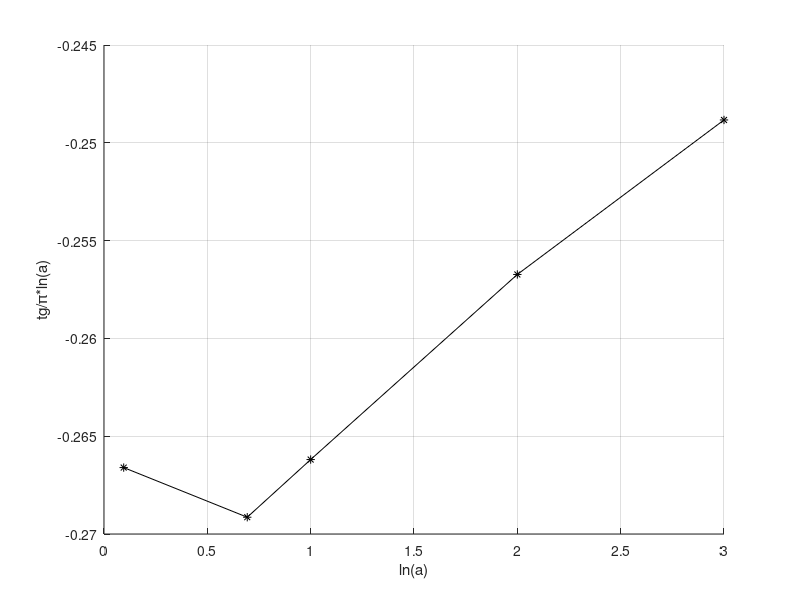

This chart was generated by the following MATLAB code:
%% n = 2
clc
clear all
close all

format long
%% a = 1.1

d = [1.000081901337695318254449389426902865926457315966388210232906449765574779
0.500074016866765728341760806047511590627879262090562771713696809462283721
0.333267543809231201506100372354574127166963028526961004542830492010914361
0.249637152836473211853751170495478033102726553399833738362971048257362937
0.199158345717874323102798183694894797385927501448481149409004114982087036
0.165147845066810082814120221016098953475727213181657425069174658300451483
0.140455791007999040474911646296088748049403778877560695981096991107054086
0.121513900213023621609764037194644468412205393107627449686643681217261543
0.106351119984832985190553391214631193151907713975307977155237943821823287
0.093799094233986743925123381793781083754977480073751151835470757822903915
0.083129950192984440513449082042034623449663030416524255233963711744104672
0.073874006384127454522882213735515792794383212437544281918932462924356098
0.065720445031588145348350014112061269086420981609417708430504808935592342
0.058459518283510048777976570799735947541992687429799841764609063674523369
0.05194705938863591171542737922338128283151314013717015146742081687765531
0.046081758717551740956679675138386465715904463816672744394922684701666261
0.040790190517218786294183428074193472719254345631781217617451348577373432
0.036016804954992820461298980144878954097434511935754909598467534783934186
0.031717244478920691958113757810269108097439984312494094823680150960295025
0.027853954325172433347474764089606629462455158124691299501095226159703138
0.024393398176444218908609662615249531681654530790803758843918071022230565
0.021304392929481908743951211208320202182701908530902669888392053651472781
0.018557207622440425432041315445538605803471461673849835777839503674462946
0.016123163979413919386093242842375374727885721778620672340937228972079894
0.013974545830310820155261193126357411338046850152668643651377791468786357
0.012084679364436896637035588729168411547483867558880928860155612602233174
0.010428089278782103076600726887258971051000762179009982633979941111805391
0.008980669260995073987645653939264327627438880391079655697956609271795134
0.007719830267753137053936539044910582939586006257730316045873730067098279
0.006624608011107562739554446198047357592668523051917389444521151336698865
0.00567572325218664182290058018772951839173455609674734489594614284053125
0.004855596193790133784398318787607077515545360768960605572495511386150626
0.004148320621091953917555718761100433809676314140737972607928362491675349
0.003539605454936746147615319559933441791325735437687065665444596473625405
0.003016691853190227042945308202667757392079083734209961736309414052028753
0.002568253528949396642568429907785201682853710935063472229663581241320822
0.002184286986471010470962314170849536973736963560296624689673775153475996
0.001855997202575019883490200970106314078381707105481317917506117829673971
0.001575683090878817592519907503630347480466608136052305597779286913662041
0.001336625987309838528148239163389367426203384391709371475954025257390114
0.001132983442048906125994281027124797659712663576421437929028541369933827
0.00095968981383227912598053746145630755703771857698521811947777993750608
0.00081236453417829029183036595568330177004300257506930195540516930271523
0.000687228426520036877532562896103851566761727619738384433027839611081365
0.000581028107958568632394614369856327942737837850805440342674007843419879
0.000490968247636414062081101516992288390502703499361362513116529165612529
0.000414651284859582258395612806187082842080790691799166712986883810864424
0.000350024103625019524328383565610818481431290705142245843616758017858866
0.000295331102442751415271932526400289076583965890666260426796115255255045
0.000249073076363075785724066200282980571374446479432416031896860119644821
0.000209971331592029889011276167682919287964369874787649624087812366552623
0.000176936473923406547607321899582391991085221811299736763051772684897258
0.000149041344255542950640897957339516672859665061747941679162407448278448
0.000125497613075140805449968363524178717826442006267198879422603186597195
0.000105635587601572564883923040924988199824731689983182422373528905688153
8.8886827890793604581456312491900049903296055848776837886456790812513e-05
7.4769209944686104818687398598742946871299605228356342053440859609941e-05
6.287411367224198559431798953661894096302348123562123825172601479366e-05
5.2855450736690411665179959256201362187577159239358776584471460959974e-05
4.442028153686977694817251058807034752827120276190842502619251838435e-05
3.7320801669196719794724243416031303391969170621396856316665340448978e-05
3.1347506206797336244052193384887081617434468660033034820355997903134e-05
2.6323365123711885194896289354598216250290898506503801295006101646363e-05
2.2098865357072665478837552312462366017871103103654704471664304609662e-05
1.8547794547838706896317982061392265233897194541842306082094955807364e-05
1.5563658657403551899844577476840196224802526977428855052166404102044e-05
1.3056640653427285684535639286952798869134704496459585051425598955018e-05
1.0951020518695805850325334274178906794059799679134113365609101754837e-05
9.182988175827196016563774978531107734729739536030388963991297413389e-06
7.698790737913516806924860986605982103902559172202318349740556428616e-06
6.453163974103153571769648289594467327214865383848404754186005138158e-06
5.40800518613961397652294949850004919956381618994544880730273362622e-06
4.53125097660501248661644658194446839103429556353616009640208613383e-06
3.795928785534940485274999190795277060752066589763217416352429453849e-06
3.179355697454785022831300859853917506211625514765095128785880280615e-06
2.662461979986511515770349821852176039671709775158831686394791792684e-06
2.229220199449747514022680627954776566272222884778752259659945632538e-06
1.866163648250429806625764759110480138064918631592281557193748474207e-06
1.561980282905646585276156069905112610248864500246660392398604070299e-06
1.307170470708915835979728091749944030836695368419918938514108947131e-06
1.093758629602720809241739282789899755860212027031407145225322094689e-06
9.15050364973911245103429166860965957077968370200827592041280920431e-07
7.65427997762358163677153936225120438856722612217550111626380896364e-07
6.40178473971708673832747446037012884499588324094652922124275723197e-07
5.35348575159442982044951203353111819770724594137640727129753144228e-07
4.47623137425839699623432305244180069765818420595156517650920202185e-07
3.74222653934544546816772343876592010357337821918806237816978058533e-07
3.12817201136752910672611390960936658544379147833339681051975592373e-07
2.6145410705601326506829313388216877118257480450752168193392288704e-07
2.18497184374807871904016598749081209823054721647932860260037514487e-07
1.82575692856195531446523501192015158884120875075437494261946683896e-07
1.52541484376355865248025165474569072036203933906572989231093247241e-07
1.27433027653331321891200768324367303510100897250822102849023270125e-07
1.06445215531388614820245106177416496212627374513631971086962055148e-07
8.8904031276624642302005561250692270174680895756141527012688937576e-08
7.424529672798339875926462205885205158258002139313210848982339674e-08
6.1996848543247458630191260378332699065620218879567170261802740361e-08
5.1763592753139410674112399034778182660368265208951231931468587721e-08
4.3214975412799437465552773837644881175157866344093144103582292024e-08
3.6074480878282623583973103383491111451073026843971950257573120032e-08
3.0110831301511522038916811059726616087009292335268637312775599258e-08
2.5130613160797049645134928334111764428458608903343851262185271627e-08
2.097210057232427586625791667489357649402611234418435058363695947e-08
1.7500082067206323133287825612255980475713354628666069467846628231e-08
1.46015285716042082343711593513982465354669217999261727100416788e-08
1.2181966424508015941711998554342003631330077506370485390390479955e-08
1.0162441193910232990706009315323397086454182221250378100990905447e-08
8.476976468966682112776770930116688958209997591149826021865639908e-09
7.070447270984505528175368518848187049532136357546604157311107354e-09
5.896800709490780025671710870823853763022947088640209747606971555e-09
4.917567406849799981970397122839988805485535383831916552872407721e-09
4.100616358972109515343094386268632930720478465365416815632616251e-09
3.41911357088570072448003653714997734535069599760937330664212234e-09
2.85065124012656682175686187938167900010883301098379847655197707e-09
2.376519656372686203355867347793845528952613023201982094416652253e-09
1.981098509235702042341035623635598741066619515829925395298929572e-09
1.651348087790835117920452318022106244553020018962939949196093368e-09
1.376384033037511198656152707999052560592076850716150111965213946e-09
1.147121966974986707511557004907013297573913340220040326695129175e-09
9.55980552438256514778761732350803380959506230730286953752855967e-10
7.96633406034070576361586436203094144075755260546119487594708533e-10
6.63801851006785902128810041190054059106003032642180419905720755e-10
5.5308180679542613627146538704350594117040332911683536120043529e-10
4.60799208651898808547871039712322302449262427741246580502244426e-10
3.83889268565511503789867341464514805730884399458410738105676836e-10
3.19795656889569156443035300683498621389461766535306595610877891e-10
2.66386326815194647219983923714999664630739671241546400778496816e-10
2.21883241575917168702286097041976525653107487860239784381216582e-10
1.84803714083909639275182389645865185830699055719602037067627071e-10
1.53911444915917357154521941660791542844256668235757432881804058e-10
1.28175659182169969722843492314302585003012324800059160229250304e-10
1.06737005875389710645976143220697492585297835227907102630990464e-10
8.8879103226791034223268167936162055421336723431157063070160361e-11
7.4004797440137399064417614770677449769227324905958670430068505e-11
6.1616355834581827595200401868418446710833512184098824429896329e-11
5.1298943841885585941460344802544752274814356634937634607189701e-11
4.2706842607972690761132139046501238205462138407628457029547505e-11
3.5551953602279210621143868175687445446593273143408475222745049e-11
2.9594211535637523189464271056176962077253447145624965253495224e-11
2.4633589450046865497239759294421645892454533754599777287854106e-11
2.0503432097105262517828960854468408999894032882021450732373263e-11
1.7064897360068066629798332601097329393809573269452871948810803e-11
1.4202321913946697367917173019820010030593613345588624802629239e-11
1.1819357743083251312368682208128107071880505674924761268975575e-11
9.8357515362957901761548620944997725134759939656007398686488e-12
8.184660183550197480303380948593788881601263530225378062490426e-12
6.8104132968267848654089800395649766515909761144073297281041e-12
5.666648449397298345737719235937076966545731931652362510395944e-12
4.714757155050273197118771985310244032495791215512550425984119e-12
3.922589895376340532904646362150281647132367583886051780190711e-12
3.263377086099169191535465645067970988697440228265851823663325e-12
2.714830034138237428420881934027903852592332660256114564169067e-12
2.258391910739757919920920059519993221031161782700468834706999e-12
1.878613748959146089451328324462429369554204725702856712059843e-12
1.562634629971148375762168297680635601516427288026659247149182e-12
1.299748689003896831252726797812847430580376871091163456083421e-12
1.081044462412393783996220805672893646840696552246363369845393e-12
8.99104507911953389997445698745711804746486989588767211207469e-13
7.47755239897815264557992671323521413832913581695302377779819e-13
6.21858597527942868047959781498967751910279702466255724273425e-13
5.17138560289418989901063054822683157585478420520757064684806e-13
4.30036690371152185387603079885568632184484665308132099053724e-13
3.575918519286501201243798349270668120482976010150236708847e-13
2.9734006645458540964020433515244271980911021550050545930835e-13
2.47231137826262497842411047287415897902838037276272173131481e-13
2.05559242596106143567222617871641118932290614389949315287614e-13
1.70905149413501041156022090961287237936179209670836569373525e-13
1.4208812170245283062865987307399826943742234486963088908143e-13
1.18125882867585014723507191223974803131387606550564899737908e-13
9.8201294199235313080283870971160116082960558675296234409829e-14
8.1634621333626613637111829399308723609943535003095912533179e-14
6.7860453130346221918562525263624737239514742611393336126494e-14
5.6408493437477236083902397453095188948570351836237469302597e-14
4.6887576660301974461238889344847966346484980855121185443903e-14
3.8972366696573423165424548304182627921434579709391169496269e-14
3.2392289287210871956725547838612781050168154515378154964135e-14
2.6922323187266374493317572188289084371589387368020826015525e-14
2.2375338314304777177762920775863367305151541160289441925596e-14
1.8595721284988113075210755923583843309567817921421116158613e-14
1.5454072259658762578013679815954706991221875114230255513927e-14
1.2842793240479509171770806058195159783554222685448924770285e-14
1.0672418128749142750035230036053661156056470972271861877616e-14
8.868559955667915947956163907226419304748352269492486764974e-15
7.369371603010176656164566880428942640554111953426434004919e-15
6.123433729674681881540649719075233168404912694601802079063e-15
5.087998103136771197985107606975004306697212679209092881523e-15
4.22752658965664894926628811590029365582449266202748789158e-15
3.512476090316451073415839564468308145830886551039899020641e-15
2.918288060179742098800785186623145315786105632447411398666e-15
2.424548197062033505982926455383920357756360857837007859797e-15
2.014287669360274512942936144313027677634857585811250182066e-15
1.673402064606126681688885073806557329759068952890201275996e-15
1.390168244646234235764382337902137229612188727028348226866e-15
1.15484262511970481159756627849372786680623664607167045968e-15
9.59327169007206586500973736248051464087283549606638047892e-16
7.96891690374793359893361314842564957803529946582993731374e-16
6.61942983197727769360876671763477279577644212181081156587e-16
5.49832886390074285044624958159754919722497421273310740877e-16
4.56698724039513656297168700829938098857033088449763525676e-16
3.79330664425618963323500905035829162682133628554628339338e-16
3.15061460194306541837186120494614281867435435569570084934e-16
2.61674796287550610718825542169085920086302725272903131509e-16
2.17329107862554417773815429323759402655153247975518561316e-16
1.80494259094208777558929491285413369710513332363564552066e-16
1.49898913424923719419188849955708047001773901749398977254e-16
1.24486791471966818542721401386559783056202839387148639428e-16
1.03380316875374618109222915194459627747979560161386911884e-16
8.5850403228221948721773780507856548915235161086640281671e-17
7.1291345493424285418798148374723924645826099324984488779e-17
5.9199954146482358393396663557535985461969703480034249583e-17
4.9158215655394454708126353755761850920451045398180583693e-17
4.0818883778138256583763737488263685159821019147085142152e-17
3.3893506650980210260485993257579243210131782411112616963e-17
2.8142478189491053871094122971412299137399937806431216548e-17
2.3366771783066825975067146182678378518096655946989501062e-17
1.9401072007055983092233290176248945728868387173600132701e-17
1.6108068078689060175904724096877264612519462718189857683e-17
1.337371268586267499249980587687236705598382319879552051e-17
1.1103282986885194487342640481104326734507339001910110195e-17
9.218108149989410302755588526988315800870438244492590721e-18
7.652850717908051644857870648765604856363918037255575276e-18
6.353248130146898882202950460159117310526692386900783767e-18
5.27423656652376451842112216312272097916572780822689723e-18
4.378392432785063341291569292135852515322933961529455969e-18
3.634637743880943075143454040472212494347983208185170237e-18
3.017164747904391019600789368732728000536997532417495356e-18
2.504542685641474752672957308319071943333706573021179626e-18
2.078975856395039871863558818355327995701070145567478398e-18
1.725687375749280604380920939492212192374259913146090276e-18
1.432407344387828145101367662836352601454179078345870651e-18
1.188947747878740184380619153956349934897294248241705242e-18
9.86849399275133596631082775330940035944679371717853306e-19
8.19088722332547720527909105514393085030920572128678472e-19
6.79834238624159473771812066302275690158569402098245452e-19
5.6424433791265501316832034127667640175013116925738705e-19
4.68299336878946559045818969302161859386560951239745538e-19
3.88662015801103516772854651454284281308938102515274224e-19
3.22561806816285739277515285786739692138917617055817655e-19
2.67698624885122581606661707939182674199839841485286055e-19
2.22163011683430713585165062607361656234533914456941008e-19
1.84369826780124134211400535778492355254284640259103793e-19
1.53003189074837573185898460981756182624377784358010666e-19
1.26970760727397577110391209773873579536195115941793867e-19
1.05365789143818429898428637220297936459120274566518062e-19
8.7435591148584811879776835856445701926296667926016217e-20
7.2555386541736776661365639156376707631587457608694363e-20
6.0206573514389855559472012580356604952568960510165624e-20
4.9958692277226059488243992736043332285360249551413344e-20
4.1454451059693469245941679105118685803727096067458398e-20
3.4397294779886712671013904332281547998449487544518498e-20
2.8541084835484171411779714628533862401828139723241535e-20
2.3681531672689694761940639528195423734190362940654529e-20
1.964908258481312060332720825144502745121176024231227e-20
1.6303017678135412244877193061222151682951472174006224e-20
1.35265488670682173377315764493741194442283998039915e-20
1.1222751574461904030936417022830331284183849483647253e-20
9.311187721555624889009944395684899443800920797221405e-21
7.725102596614102989078401878704704536305830265788842e-21
6.409098123250122486757222495732988014407274352576181e-21
5.317201599379272876994341777126423739085891666113729e-21
4.411262719245760445038712088674863063239909963562088e-21
3.659623100331580761832185442625640035560723600788124e-21
3.036012009805795364483604484369974035527135440872158e-21
2.518629850009182443624372867230873441596119396775817e-21
2.089387492122413868835634335777760889724907493903689e-21
1.733274968190054720223626572765246926199321271861062e-21
1.437837532202389557790780699379266917529154606935976e-21
1.192740837196727004663351123085588855316206540680707e-21
9.89410077053268077151165106820215288226792654104549e-22
8.20730516544076047132401127957063897817661190882279e-22
6.80798970687381979183498777889756013661763660256214e-22
5.64717568826848126160065642627546343461199107411642e-22
4.68422611757113916613185539994639868594042099165551e-22
3.88542552848417151406339078221555384104491603581314e-22
3.2228014898986106771162394817112923889465514463466e-22
2.67314669562903238848645544761985942810704740296898e-22
2.21720750872457325267407260726690163467466541352469e-22
1.83901063826544285216865693363459026002291095392492e-22
1.52530444360207530017875725180940287640707734161596e-22
1.26509535909540289060157351754115613957381797588484e-22
1.04926325074024977345350619107538400383817251583295e-22
8.7024227012909060835889124149585784510377964737362e-23
7.2175605694429990954875815978436472333370780875532e-23
5.9859803816413849583601347373923632997178803945219e-23
4.9644914651520746503079643590705322000870998439668e-23
4.1172658725678817625743487224977705813613662105007e-23
3.4145836667319166788485092421445603874698550067268e-23
2.8317919547321607783584031590810955148144647613909e-23
2.3484412702137233801928796680115003385903631837517e-23
1.9475690999146573311495871189332332095077507670387e-23
1.615105492507169837147342503012134687795152075015e-23
1.339379954888801087753767506112531446374816993581e-23
1.1107123818890299798006434358283925670279883766797e-23
9.21073703492009741058610566620240414469810135226e-24
7.63804371669717637004408779277896700436265551463e-24
6.333808318753547841549639173540022428734757399191e-24
5.252218027925967760503052953200805539269495399577e-24
4.355275806862437082141940563913560366280048493768e-24
3.611467402965050182757242555283859235290067935273e-24
2.994655630293685100345088761487577173265835862757e-24
2.483163187176878461977252758823847328676275690985e-24
2.059011872600478638357503880553219307738259917017e-24
1.707291540547967925815326562246715406847346582125e-24
1.415636674766480254023526521672966784714662262675e-24
1.173792235767307074041144558174264110872317969323e-24
9.73253559039958243052790502848115888443814231662e-25
8.06967677828967879861288177812499222515459129748e-25
6.69085596138340294505383177202623320119274453555e-25
5.54756823185448829993609572362939546107040351212e-25
4.59958961799361978948327821455571315370812291281e-25
3.81356372084561955113778599574872346399153994463e-25
3.16182951058860700736485692688969519320046024882e-25
2.62144914608210463952512850359752881131233733544e-25
2.17340169587465761697710511227622436764741084085e-25
1.80191445798413140554413834223371149007002010233e-25
1.49390840273679419589263694668754736396219828932e-25
1.23853826694823478360107961363593135623650166855e-25
1.0268111490184645713384344202413473368523239477e-25
8.5127020946414143690819760549252132044323852327e-26
7.0573236656291080181514439196906259451628574244e-26
5.8507077222737702521919133888038939726782788485e-26
4.8503442539945468103524382283437365068366724712e-26
4.0209858427655440359128546856650161473412093736e-26
3.3334072027170751667893988766954115698616566994e-26
2.7633765369918570204908848245914376885414600225e-26
2.2908025522868785052106307273203489476503268502e-26
1.899027142642161709839029144081745228291684485e-26
1.5742388722813693260927865287298086820575174035e-26
1.3049866322510430007729348330353340891771898356e-26
1.0817763662086979948289535119755048784968513528e-26
8.967366805368527733305517541009601923390408649e-27
7.433415755006391063269151073447588858770700593e-27
6.16180542432001818937513227510217842361932966e-27
5.107679374255893004435575539383568472038687196e-27
4.233849232551904156402065386231827502857888669e-27
3.509484166737050098437922749448769195857663069e-27
2.909024281778401118598211566155695131510645334e-27
2.411279690708749815722591809235017690704300361e-27
1.998683539195938414497019729087900505374315037e-27
1.656672682293163817401976592900359258742858562e-27
1.373174203916069955408316158333036098174937459e-27
1.138179694818472422043492580382749676483484106e-27
9.43392293931174991214765621408591673297237346e-28
7.81934059487037125621445228529500735935579939e-28
6.48103360444952429411669850748848228626944368e-28
5.37173740038076465283327486919045562548330482e-28
4.45227163750558442707331552332641446442504832e-28
3.69015775041510119231910981475750108985680391e-28
3.05847286285018813892401422188657773977510503e-28
2.53489965008015442965322366127579547862936617e-28
2.10093865879638383854171122346974526179275445e-28
1.74125531330311758573911400077247588595872214e-28
1.44313858301834623114232157159011983473405552e-28
1.19605222157043937711156795592739052075894431e-28
9.9126275061957315767259870178160012772561515e-29
8.2153106681847391801506421140085114365347272e-29
6.8085679330724248550154423370075994243550773e-29
5.6426635679602000966737716177006181966127477e-29
4.676373131200914809631050529510359549272529e-29
3.8755272246062521259116195296310229602669383e-29
3.2118043523982073156694376629322358321914909e-29
2.6617302835854173721292931396948934983648417e-29
2.205848599056418770584278537781469926134982e-29
1.8280331440004890719977636600373926224690519e-29
1.5149181131239428875687257574139014051131799e-29
1.2554256469909519256184295071608065060500879e-29
1.0403742589947140025193132412195303977443025e-29
8.621542652662085645593949041704027363392712e-30
7.144587548319860137966192716473564988524274e-30
5.920605979285551451898075663144223017232751e-30
4.906276157059746171285429198272671684100338e-30
4.065693819273980108905744144367375336610944e-30
3.369102442171494903352844005239214266031851e-30
2.79184078326687900668070401101117706895734e-30
2.313470564397481244381975349955875591476918e-30
1.917053468052063112024276205002118208962429e-30
1.588551894193368953436185295360107956810418e-30
1.316332296903141693631553982785491479666991e-30
1.090753544370079874183727311440375742136228e-30
9.0382574992995806349926974454558300257046e-31
7.48927512096454230281918794344374430899748e-31
6.20571565701428299307023613166434971339401e-31
5.14210557271362784923660035919921387836468e-31
4.26076076016166682387801302847612892628264e-31
3.53045247379113848795540673877355535314705e-31
2.92530170508359286482709177037827142033187e-31
2.42386288676398896384596508394653514812708e-31
2.00836451122550401286418929456844494486107e-31
1.66407979673637780565818346329191082780005e-31
1.37880513412781249583920461720725719099811e-31
1.14242785865236557126710384972801306390759e-31
9.4656805123346232189485484401370516798638e-32
7.8428169205150826226045198232038544940945e-32
6.4981465988060082780969100593833162187246e-32
5.3839886951679922163443423836469534423066e-32
4.460833306126994658926218945532988011522e-32
3.6959414696122770670434597977515281633202e-32
3.062184994423001051624615852138998393387e-32
2.5370850467122365104048125283444215169503e-32
2.1020154488222193163527320399738834533106e-32
1.741542476222617466782826735254009754005e-32
1.4428777703958165095046713573804986876022e-32
1.1954249901886882622887041400393918540882e-32
9.904041430645509760779024281071060356372e-33
8.205402882504781769431852277308148887693e-33
6.798055832945879457232750118104319926115e-33
5.632055346782491981786011808894073621289e-33
4.666018787150980898357816493265486066757e-33
3.865658164143761893158947244192533605759e-33
3.202564012073576176077917311764117687035e-33
2.653197694880330885800110409926060725894e-33
2.198056423425192654215712408121608187166e-33
1.820981387752636660964787454420989304928e-33
1.508584478475642417592803933535757242518e-33
1.24977327379169318228689535787991348222e-33
1.035357451062260147780700560246899622818e-33
8.57722667699594545707597256413916381666e-34
7.10560347497273855630391366684689447381e-34
5.88643790208188091150962629398419958696e-34
4.87642664303354500653180870622280872503e-34
4.03969303603531042945381703588427471079e-34
3.34651356066655708558111250234201551638e-34
2.772262673845883282942203650697175139e-34
2.29653856296733860841451115485068108388e-34
1.90243880099383658719060225836518114772e-34
1.57596020452000951495026729924185663907e-34
1.30550160094569116695879164102773977711e-34
1.08145186105359135844277032812415702632e-34
8.9584857783211523767910535600822718418e-35
7.4209527853297419296850062657156030313e-35
6.1472713354120777858801535076955890921e-35
5.0921684627877100652790841571866637649e-35
4.2181383406421559780698321356388624056e-35
3.4941099115950463751421495422497070655e-35
2.8943430403782912687863735188154872185e-35
2.3975139991260286132931457598008309105e-35
1.985957815386037820664993142779708569e-35
1.6450405806353274441236316899427590577e-35
1.3626394301970183680402259080665457396e-35
1.1287117276425496928633148180151057895e-35
9.349381536083272233367699563906999129e-36
7.744270228055475628602854638286262958e-36
6.414693269456306796672942197888745138e-36
5.31335802474474886530348119691089706e-36
4.401088143177368658348516798192599334e-36
3.645430832418880734948157276185211112e-36
3.019503088092563839241863516877405614e-36
2.50103588604953469939152188015275901e-36
2.071582375621412561372468917677687955e-36
1.71586193767794802085106389081240513e-36
1.421216797731863702811114274045261913e-36
1.177161882954143937745947668316108721e-36
9.75011924743640888799958949195709575e-37
8.07572553053389121173162486129852763e-37
6.68884402462646529434221463251159629e-37
5.54011133738279816599785468098007213e-37
4.5886383524621994827060094013531006e-37
3.80055561476383073439743917069187352e-37
3.14780837051176210046910755793317989e-37
2.60715841942123731033482184655401883e-37
2.15935728740361463583724174385256913e-37
1.78846131828120354249266233392347723e-37
1.48126432814486574379109928613997926e-37
1.22682764553607783364100435905718754e-37
1.01609082306703272494279214832507859e-37
8.4154917443217086255611366933318685e-38
6.9698666693451319017749583432923661e-38
5.7725466808916812860572322468348599e-38
4.7808867552849783523506510422940573e-38
3.9595651027238346579194926330801359e-38
3.2793257245452506773635722786483153e-38
2.7159368558675445517783381971467033e-38
2.2493282334910232469372084382605411e-38
1.8628764901172950645176589028335296e-38
1.542813245401837857843172052868052e-38
1.2777348294209087836902217321020372e-38
1.0581961900121312735781343110962649e-38
8.763745307072255293411472481195612e-39
7.257907071233894588605714367519733e-39
6.010784649486899532238745346754246e-39
4.977933051379278925328770797430717e-39
4.122541721775121551169665770967991e-39
3.414123294390079585063418135407203e-39
2.827427532715573075401378620485084e-39
2.341541790029101473147208224515868e-39
1.939145959398164392833253389930567e-39
1.605895384000038491763322518645363e-39
1.329909753351498364713126303704886e-39
1.101349784243280889030147430934813e-39
9.12066610557503849269274221889817e-40
7.55311394922394935683751278556746e-40
6.25494819448597503338661830518273e-40
5.17987888903224858107198140982166e-40
4.28956950821123178023503617255422e-40
3.55227055586294127773614824015456e-40
2.94168788810674551602125425101043e-40
2.4360454431769570860388901467773e-40
2.01730898461955510630538387340654e-40
1.67054320032946265313648434028491e-40
1.38337925017262790363969960323841e-40
1.14557378941895831797755916357673e-40
9.4864375399306826349514964626213e-41
7.8556389266051966902980451680878e-41
6.505162668160572018002112433844e-41
5.38682790133419000993617298008e-41
4.4607341391080990426731249874069e-41
3.6938383411702818623402329165186e-41
3.0587764814725654438256893457311e-41
2.5328876060332808646691427566258e-41
2.0974055905525402992414834097976e-41
1.736789784238680231129504892268e-41
1.4381706763917022022151825868693e-41
1.1908908220949583017896141764488e-41
9.861246588881202800085708330587e-42
8.165636585030344844382786372172e-42
6.761555868378001400758836560288e-42
5.598885743080676636377704391949e-42
4.636122962828520030120586987542e-42
3.838898864124268797818318743069e-42
3.178753014378943082094485468279e-42
2.632117635866930922446458347352e-42
2.179476582486872377905421370534e-42
1.804668870808893057893417959589e-42
1.494311921911514863579098192882e-42
1.237323939769806019886045846001e-42
1.024528387631593329075619722784e-42
8.48326451949081286922678020048e-43
7.02425808404605871841063228109e-43
5.81616012833867223598855118408e-43
4.81582503007549261266740453805e-43
3.98752574581245856014489008522e-43
3.30167835174554860063105113889e-43
2.73378585165569648884015038085e-43
2.26356356073067318458962552553e-43
1.8742148523397311102210919905e-43
1.55183141993849898705233364802e-43
1.28489664907496175720670828877e-43
1.06387437389743939573582199104e-43
8.808683394282107698363262932e-44
7.2934021413758104675008691835e-44
6.0387608686888669892806619479e-44
4.9999311255045855420516871922e-44
4.1397940407296255634142137383e-44
3.4276145434472529708652024727e-44
2.837943551951875089114706398e-44
2.3497089353707382848607314293e-44
1.945462790550730192821218246e-44
1.6107581570671681348181546383e-44
1.3336329141123064609135603504e-44
1.1041824295366605200713573998e-44
9.142056999975565087372295778e-45
7.569123451154505216079971218e-45
6.266799912148136511876576848e-45
5.188533799897540893754176561e-45
4.295780263372591737768745472e-45
3.5566248462974085998358061e-45
2.944643033035343172100178823e-45
2.437955941293650136093671454e-45
2.018448428997478106313456203e-45
1.671121683546317985112267491e-45
1.383557164937187645062149423e-45
1.145472751589096995670409576e-45
9.48355231137463906019273788e-46
];

N = 2:length(d) + 1;
tg =  min(log10(d))/max(N);

%% a = 2

d = [1.133333333333333333333333333333333333333333333333333333333333333234843616
0.269841269841269841269841269841269841269841269841269841269841269789634344
0.066666666666666666666666666666666666666666666666666666666666666593243716
0.016617790811339198435972629521016617790811339198435972629521018051387959
0.004151404151404151404151404151404151404151404151404151404150464330074624
0.001037660990050662271867179393273515229201001037660990050662990977280298
0.000259403372243839169909208819714656290531776913099870298314280439691624
6.4850100899127575407315854323785109653891196789538534311630927093192e-05
1.6212478840330925303387931240016212478840330925303387932687245951471e-05
4.053116811064913526752835930069906728245431958539952884455459866613e-06
1.013279021577776764498756200001013279021577776764498755430089216298e-06
2.53319744070168496223814729210953849717286969978913216693438126016e-07
6.3329935309774932674225168951694551675373880845956061379994409097e-08
1.5832483783208284325160350953378110149296103184387183503713025391e-08
3.958120943037355538233498935176408601733019715578532913189858203e-09
9.89530235586544163268207581904030380648562590396529246179876378e-10
2.47382558885836370738773786735528465749456204732260684482332574e-10
6.1845639720784113304837898297791390717239815387658423585971482e-11
1.5461409930153842114969078322351350905885148086697385057181203e-11
3.865352482535823890539753807363590511569637690300299607154405e-12
9.66338120633791182747281356522691298855336452294916256538607e-13
2.41584530158437496318841772868727259176649635140058136046209e-13
6.0396132539608730369211782860114003354762460112365014612869e-14
1.5099033134902142360396779443247759286332370762937519867373e-14
3.774758283725533075605059468834018422413893752436025998491e-15
9.43689570931383111745381405210015376715604618872280722441e-16
2.3592239273284576811410263492760031203841257393489487092e-16
5.898059818321144141463548895846863919871328227788887029e-17
1.4745149545802860315290736628777695373183496394751278482e-17
3.686287386450715076424675681516957324439787863806845493e-18
9.21571846612678768956293390649397673803019733770248515e-19
2.30392961653169692229706127054234314870950930612801322e-19
5.7598240413292423056841080475551384744012550808339193e-20
1.4399560103323105764173679413387396562643094180213283e-20
3.599890025830776441041132934253071039161062302013584e-21
8.99972506457694110260140301119906628455918133309566e-22
2.24993126614423527565026142002266586405908519915661e-22
5.6248281653605881891255977170709767180905276625265e-23
1.4062070413401470472813959397061386830504805540397e-23
3.515517603350367618203487668289343272076612841823e-24
8.78879400837591904550871780761349850029337077248e-25
2.19719850209397976137717936670903155063997040014e-25
5.4929962552349494034429483635263321909486998115e-26
1.3732490638087373508607370875537749188500296508e-26
3.433122659521843377151842716805228245570967258e-27
8.58280664880460844287960679071619746587106625e-28
2.14570166220115211071990169760016322826967781e-28
5.3642541555028802767997542439600583548070742e-29
1.3410635388757200691999385609947962141559232e-29
3.352658847189300172999846402520605392312261e-30
8.38164711797325043249961600657829417398829e-31
2.09541177949331260812490400177394792090407e-31
5.2385294487332815203122600054693042466084e-32
1.3096323621833203800780650178554885731732e-32
3.274080905458300950195162508508652401426e-33
8.18520226364575237548790566404714878468e-34
2.04630056591143809387197658862053361064e-34
5.1157514147785952346799437188631116243e-35
1.2789378536946488086699857998291411436e-35
3.19734463423662202167495575219577388e-36
7.99336158559155505418741155004566985e-37
1.9983403963978887635440894211793594e-37
4.9958509909947219088509149658663958e-38
1.2489627477486804772052918890262284e-38
3.122406869371701192975197345833775e-39
7.80601717342925298213942604621221e-40
1.95150429335731324536833965097107e-40
4.8787607333932831120892081591333e-41
1.2196901833483202964931506100901e-41
3.049225458370798909391494860577e-42
7.62306364592698103632381817311e-43
1.90576591148173604467773277256e-43
4.7644147787042570149308359544e-44
1.1911036946760172872322407661e-44
2.977759236689620018293776619e-45
7.44439809172159038211533412e-46
];

N = 2:length(d) + 1;
tg = [tg, min(log10(d))/max(N)];

%% a = e
d = [1.037314720727548103963853004167952904389092649738125680204674116701918076
0.138156491116354315281925848013095077689185404818111766879304617777322709
0.018657360363774051981926502083976452194546324869062840102337058229065205
0.002524266707960087256564403087726160241397134420304148932562326594596562
0.000341608939173704273646974907054254976881821898909860824025224630338312
4.623149692440586397530961281700552238710701975443841336046955543147e-05
6.256748232151728369731049479863419331523094452843761790458435484904e-06
8.46758711744399174723124577622313982995937567712781355551370076807e-07
1.14596328577898408058786405170301243578199580182180741247127264318e-07
1.5508926558325701401586882295912692047684373501934573028696593872e-08
2.098904967960587532505394151749125604834692692948623420657101143e-09
2.84055898316407405800958354921995772363341971991853952752514671e-10
3.8442785453511627911954806422196646022799396921102815367860439e-11
5.202665257752220525571877775149852945963086997007991498900552e-12
7.04104176243124444736419084339318649461389249252041656493447e-13
9.5290138119944074731312792154266153860014594942184106907354e-14
1.2896117832118557649657638490251316490751508476154012626856e-14
1.745299759462496479907405445441269265817054939037403147459e-15
2.36200637279648981955378671695616386460424466954818704685e-16
3.1966280146909717010069511499762387364889331114778554108e-17
4.326165577702936180406517112752751071462032833497303783e-18
5.85482843786911103061053247820822999129398978013435109e-19
7.9236486494079085982032761015671119771249649644203735e-20
1.0723492342350230431934735626482273407393611542983797e-20
1.451266873437615864612679851231397191995982022460068e-21
1.96407613368593108354152348003409052590434575856512e-22
2.6580879985065668565846252688658994346022618453658e-23
3.597330921457271977749945181339057127973211636803e-24
4.86845799151244880259519025296597921392440272431e-25
6.5887414120688787754783189270493301960265207767e-26
8.916891851751412611194414741777209617790784928e-27
1.206770084347021384114140015672486151772463858e-27
1.63318571166575144751976064145057734330876467e-28
2.2102765086627336466734893925343262785048363e-29
2.991283973311025159876574336370545105799156e-30
4.04826263769187833235762649428563428852952e-31
5.478727706882271993837181034030360973031e-32
7.414651659871899177143426286044717275899e-33
1.003463982489584014317974122756293357015e-33
1.35804082287967225690300548934622226586e-34
1.8379083941130303418767126415884002417e-35
2.487338530802349743478005837691174936e-36
3.36624664571476120830458620723593649e-37
4.5557194324210467428639803087257518e-38
6.165495797332428401627473909972164e-39
8.34409120026129489175095485546786e-40
1.1292499459394900205406939054411e-40
1.5282736127865046908001431962708e-41
2.068293422495029930654621824041e-42
2.79913076149787962016353792344e-43
3.7882115442363117821254517557e-44
5.126786822994278609474358403e-45
6.9383514678367300678800369e-46
];

N = 2:length(d) + 1;
tg = [tg, min(log10(d))/max(N)];

%% a = e^2
d = [1.000671150401682489846796852697851319177841864838063331609534957849659908
0.018321895674705248526326229286863767733770984943577213110562354804983983
0.000335575200841244923398426348925659588920932419031665804767477293796383
6.146273519619061348858868111952588393201920589610582022783163772918e-06
1.12572926068951663003801209994373528718562191136231202450939621513e-07
2.061845062450676988904275723163351594836641630259130536131550235e-09
3.7764009608340538918975956360680072985892121334606337046728725e-11
6.91671962977044582779428943049737814670870232074020051630663e-13
1.2668413903349462435727632609413843270345345999022355434165e-14
2.32030094346768175227975725399090504083409917097147353796e-16
4.249779419374327863100359604063334939094167659268291941e-18
7.7837425202034600554293455382580725753995480821081316e-20
1.425642172029322820983890662216888603047477525838874e-21
2.6111547207439728054782527399040518451901218796187e-23
4.78249669477601446211209289514248652158162514683e-25
8.759448244808224749916470640202304029605807794e-27
1.60434890916463871813027461482276470583081e-28
2.938467527179411642426744286895375468595637e-30
5.3819910114089791165237119759642162958302e-32
9.85746038673800965256020401963790339839e-34
1.8054568480349535343999124889244322103e-35
3.30680956578004305683946513594105335e-37
6.056632988063914213833409000171904e-39
1.10931102690973722196258290052088e-40
2.031774018416963083279186319632e-42
3.7213239224837444848743487916e-44
6.81584251522200892766432646e-46
];

N = 2:length(d) + 1;
tg = [tg, min(log10(d))/max(N)];

%% a = e^3

d = [1.000012288500209811212068464045214498744440698512635869326861154174325019
0.002478767444397681060594711737826059554518860243584613568725773787534976
6.144250104905606034232022607249372220349256317934663430562557660726e-06
1.5230073320943741179257206386398721257519290428852802789247859395e-08
3.7751577395074007881962579898968267331287040201514590756775324e-11
9.3576804640628166944462085406471971215267241034404003673462e-14
2.31953708188439654440333283137232599178061961039020806392e-16
5.74955759057928108232846586936601494380400884257774526e-19
1.425172839251697595325300091862777672471078916193533e-21
3.532650277420919487550669780440609059718879704897e-24
8.756564564558118956369126110085604383799469004e-27
2.1705353474517940001109359532499708575394036e-29
5.3802192170274048462623651288803648057322e-32
1.33362300951488501647114688670741451472e-34
3.30572093768736080436790565756703915e-37
8.19406296974410084330350622885374e-40
2.031105142199439463819112260886e-42
5.034606292242139046583633905e-45
1.2479541305611203669986659e-47
];

N = 2:length(d) + 1;
tg = [tg, min(log10(d))/max(N)];

a = [1.1 2 exp(1) exp(2) exp(3)];
k = tg./(log(a)*pi);

xlabel('ln(a)'); ylabel('tg/\pi*ln(a)');
grid on, hold on
plot(log(a), k, 'k*-');
% axis([0 3 -0.28 -0.26])